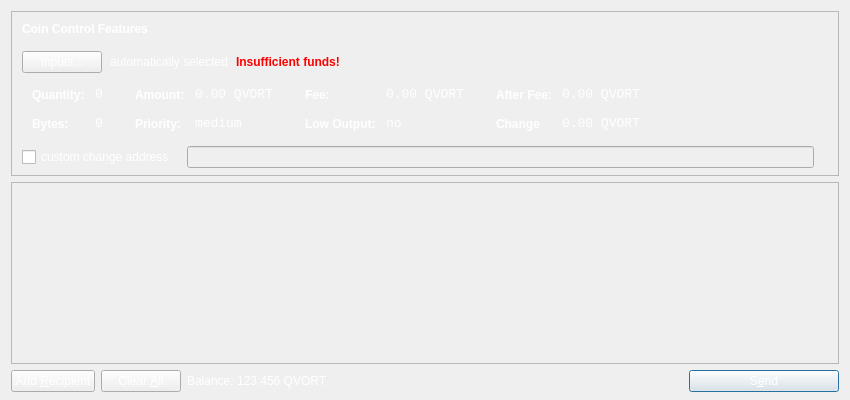
<?xml version="1.0" encoding="UTF-8"?>
<ui version="4.0">
 <class>SendCoinsDialog</class>
 <widget class="QDialog" name="SendCoinsDialog">
  <property name="geometry">
   <rect>
    <x>0</x>
    <y>0</y>
    <width>850</width>
    <height>400</height>
   </rect>
  </property>
  <property name="windowTitle">
   <string>Send Coins</string>
  </property>
  <property name="styleSheet">
   <string notr="true">background-image: url(:/images/bkg2);
color: rgb(255, 255, 255);</string>
  </property>
  <layout class="QVBoxLayout" name="verticalLayout" stretch="0,1,0">
   <property name="bottomMargin">
    <number>8</number>
   </property>
   <item>
    <widget class="QFrame" name="frameCoinControl">
     <property name="sizePolicy">
      <sizepolicy hsizetype="Expanding" vsizetype="Expanding">
       <horstretch>0</horstretch>
       <verstretch>0</verstretch>
      </sizepolicy>
     </property>
     <property name="maximumSize">
      <size>
       <width>16777215</width>
       <height>16777215</height>
      </size>
     </property>
     <property name="frameShape">
      <enum>QFrame::StyledPanel</enum>
     </property>
     <property name="frameShadow">
      <enum>QFrame::Sunken</enum>
     </property>
     <layout class="QVBoxLayout" name="verticalLayoutCoinControl2">
      <property name="spacing">
       <number>6</number>
      </property>
      <property name="leftMargin">
       <number>0</number>
      </property>
      <property name="topMargin">
       <number>0</number>
      </property>
      <property name="rightMargin">
       <number>0</number>
      </property>
      <property name="bottomMargin">
       <number>6</number>
      </property>
      <item>
       <layout class="QVBoxLayout" name="verticalLayoutCoinControl" stretch="0,0,0,0,1">
        <property name="spacing">
         <number>0</number>
        </property>
        <property name="leftMargin">
         <number>10</number>
        </property>
        <property name="topMargin">
         <number>10</number>
        </property>
        <item>
         <layout class="QHBoxLayout" name="horizontalLayoutCoinControl1">
          <property name="bottomMargin">
           <number>15</number>
          </property>
          <item>
           <widget class="QLabel" name="labelCoinControlFeatures">
            <property name="sizePolicy">
             <sizepolicy hsizetype="Preferred" vsizetype="Maximum">
              <horstretch>0</horstretch>
              <verstretch>0</verstretch>
             </sizepolicy>
            </property>
            <property name="font">
             <font>
              <weight>75</weight>
              <bold>true</bold>
             </font>
            </property>
            <property name="styleSheet">
             <string notr="true">font-weight:bold;</string>
            </property>
            <property name="text">
             <string>Coin Control Features</string>
            </property>
           </widget>
          </item>
         </layout>
        </item>
        <item>
         <layout class="QHBoxLayout" name="horizontalLayoutCoinControl2" stretch="0,0,0,0">
          <property name="spacing">
           <number>8</number>
          </property>
          <property name="bottomMargin">
           <number>10</number>
          </property>
          <item>
           <widget class="QPushButton" name="pushButtonCoinControl">
            <property name="styleSheet">
             <string notr="true"/>
            </property>
            <property name="text">
             <string>Inputs...</string>
            </property>
           </widget>
          </item>
          <item>
           <widget class="QLabel" name="labelCoinControlAutomaticallySelected">
            <property name="text">
             <string>automatically selected</string>
            </property>
            <property name="margin">
             <number>5</number>
            </property>
           </widget>
          </item>
          <item>
           <widget class="QLabel" name="labelCoinControlInsuffFunds">
            <property name="font">
             <font>
              <weight>75</weight>
              <bold>true</bold>
             </font>
            </property>
            <property name="styleSheet">
             <string notr="true">color:red;font-weight:bold;</string>
            </property>
            <property name="text">
             <string>Insufficient funds!</string>
            </property>
            <property name="margin">
             <number>5</number>
            </property>
           </widget>
          </item>
          <item>
           <spacer name="horizontalSpacerCoinControl">
            <property name="orientation">
             <enum>Qt::Horizontal</enum>
            </property>
            <property name="sizeHint" stdset="0">
             <size>
              <width>40</width>
              <height>1</height>
             </size>
            </property>
           </spacer>
          </item>
         </layout>
        </item>
        <item>
         <widget class="QWidget" name="widgetCoinControl" native="true">
          <property name="sizePolicy">
           <sizepolicy hsizetype="Preferred" vsizetype="Preferred">
            <horstretch>0</horstretch>
            <verstretch>0</verstretch>
           </sizepolicy>
          </property>
          <property name="minimumSize">
           <size>
            <width>0</width>
            <height>0</height>
           </size>
          </property>
          <property name="styleSheet">
           <string notr="true"/>
          </property>
          <layout class="QHBoxLayout" name="horizontalLayoutCoinControl5">
           <property name="leftMargin">
            <number>0</number>
           </property>
           <property name="topMargin">
            <number>0</number>
           </property>
           <property name="rightMargin">
            <number>0</number>
           </property>
           <property name="bottomMargin">
            <number>0</number>
           </property>
           <item>
            <layout class="QHBoxLayout" name="horizontalLayoutCoinControl3" stretch="0,0,0,1">
             <property name="spacing">
              <number>20</number>
             </property>
             <property name="topMargin">
              <number>0</number>
             </property>
             <property name="bottomMargin">
              <number>10</number>
             </property>
             <item>
              <layout class="QFormLayout" name="formLayoutCoinControl1">
               <property name="horizontalSpacing">
                <number>10</number>
               </property>
               <property name="verticalSpacing">
                <number>14</number>
               </property>
               <property name="leftMargin">
                <number>10</number>
               </property>
               <property name="topMargin">
                <number>4</number>
               </property>
               <property name="rightMargin">
                <number>6</number>
               </property>
               <item row="0" column="0">
                <widget class="QLabel" name="labelCoinControlQuantityText">
                 <property name="styleSheet">
                  <string notr="true">font-weight:bold;</string>
                 </property>
                 <property name="text">
                  <string>Quantity:</string>
                 </property>
                 <property name="margin">
                  <number>0</number>
                 </property>
                </widget>
               </item>
               <item row="0" column="1">
                <widget class="QLabel" name="labelCoinControlQuantity">
                 <property name="font">
                  <font>
                   <family>Monospace</family>
                   <pointsize>10</pointsize>
                  </font>
                 </property>
                 <property name="cursor">
                  <cursorShape>IBeamCursor</cursorShape>
                 </property>
                 <property name="contextMenuPolicy">
                  <enum>Qt::ActionsContextMenu</enum>
                 </property>
                 <property name="text">
                  <string>0</string>
                 </property>
                 <property name="margin">
                  <number>0</number>
                 </property>
                 <property name="textInteractionFlags">
                  <set>Qt::LinksAccessibleByMouse|Qt::TextSelectableByKeyboard|Qt::TextSelectableByMouse</set>
                 </property>
                </widget>
               </item>
               <item row="1" column="0">
                <widget class="QLabel" name="labelCoinControlBytesText">
                 <property name="styleSheet">
                  <string notr="true">font-weight:bold;</string>
                 </property>
                 <property name="text">
                  <string>Bytes:</string>
                 </property>
                </widget>
               </item>
               <item row="1" column="1">
                <widget class="QLabel" name="labelCoinControlBytes">
                 <property name="font">
                  <font>
                   <family>Monospace</family>
                   <pointsize>10</pointsize>
                  </font>
                 </property>
                 <property name="cursor">
                  <cursorShape>IBeamCursor</cursorShape>
                 </property>
                 <property name="contextMenuPolicy">
                  <enum>Qt::ActionsContextMenu</enum>
                 </property>
                 <property name="text">
                  <string>0</string>
                 </property>
                 <property name="textInteractionFlags">
                  <set>Qt::LinksAccessibleByMouse|Qt::TextSelectableByKeyboard|Qt::TextSelectableByMouse</set>
                 </property>
                </widget>
               </item>
              </layout>
             </item>
             <item>
              <layout class="QFormLayout" name="formLayoutCoinControl2">
               <property name="horizontalSpacing">
                <number>10</number>
               </property>
               <property name="verticalSpacing">
                <number>14</number>
               </property>
               <property name="leftMargin">
                <number>6</number>
               </property>
               <property name="topMargin">
                <number>4</number>
               </property>
               <property name="rightMargin">
                <number>6</number>
               </property>
               <item row="0" column="0">
                <widget class="QLabel" name="labelCoinControlAmountText">
                 <property name="styleSheet">
                  <string notr="true">font-weight:bold;</string>
                 </property>
                 <property name="text">
                  <string>Amount:</string>
                 </property>
                 <property name="margin">
                  <number>0</number>
                 </property>
                </widget>
               </item>
               <item row="0" column="1">
                <widget class="QLabel" name="labelCoinControlAmount">
                 <property name="font">
                  <font>
                   <family>Monospace</family>
                   <pointsize>10</pointsize>
                  </font>
                 </property>
                 <property name="cursor">
                  <cursorShape>IBeamCursor</cursorShape>
                 </property>
                 <property name="contextMenuPolicy">
                  <enum>Qt::ActionsContextMenu</enum>
                 </property>
                 <property name="text">
                  <string>0.00 QVORT</string>
                 </property>
                 <property name="textInteractionFlags">
                  <set>Qt::LinksAccessibleByMouse|Qt::TextSelectableByKeyboard|Qt::TextSelectableByMouse</set>
                 </property>
                </widget>
               </item>
               <item row="1" column="0">
                <widget class="QLabel" name="labelCoinControlPriorityText">
                 <property name="styleSheet">
                  <string notr="true">font-weight:bold;</string>
                 </property>
                 <property name="text">
                  <string>Priority:</string>
                 </property>
                </widget>
               </item>
               <item row="1" column="1">
                <widget class="QLabel" name="labelCoinControlPriority">
                 <property name="font">
                  <font>
                   <family>Monospace</family>
                   <pointsize>10</pointsize>
                  </font>
                 </property>
                 <property name="cursor">
                  <cursorShape>IBeamCursor</cursorShape>
                 </property>
                 <property name="contextMenuPolicy">
                  <enum>Qt::ActionsContextMenu</enum>
                 </property>
                 <property name="text">
                  <string>medium</string>
                 </property>
                 <property name="textInteractionFlags">
                  <set>Qt::LinksAccessibleByMouse|Qt::TextSelectableByKeyboard|Qt::TextSelectableByMouse</set>
                 </property>
                </widget>
               </item>
              </layout>
             </item>
             <item>
              <layout class="QFormLayout" name="formLayoutCoinControl3">
               <property name="horizontalSpacing">
                <number>10</number>
               </property>
               <property name="verticalSpacing">
                <number>14</number>
               </property>
               <property name="leftMargin">
                <number>6</number>
               </property>
               <property name="topMargin">
                <number>4</number>
               </property>
               <property name="rightMargin">
                <number>6</number>
               </property>
               <item row="0" column="0">
                <widget class="QLabel" name="labelCoinControlFeeText">
                 <property name="styleSheet">
                  <string notr="true">font-weight:bold;</string>
                 </property>
                 <property name="text">
                  <string>Fee:</string>
                 </property>
                 <property name="margin">
                  <number>0</number>
                 </property>
                </widget>
               </item>
               <item row="0" column="1">
                <widget class="QLabel" name="labelCoinControlFee">
                 <property name="font">
                  <font>
                   <family>Monospace</family>
                   <pointsize>10</pointsize>
                  </font>
                 </property>
                 <property name="cursor">
                  <cursorShape>IBeamCursor</cursorShape>
                 </property>
                 <property name="contextMenuPolicy">
                  <enum>Qt::ActionsContextMenu</enum>
                 </property>
                 <property name="text">
                  <string>0.00 QVORT</string>
                 </property>
                 <property name="textInteractionFlags">
                  <set>Qt::LinksAccessibleByMouse|Qt::TextSelectableByKeyboard|Qt::TextSelectableByMouse</set>
                 </property>
                </widget>
               </item>
               <item row="1" column="0">
                <widget class="QLabel" name="labelCoinControlLowOutputText">
                 <property name="styleSheet">
                  <string notr="true">font-weight:bold;</string>
                 </property>
                 <property name="text">
                  <string>Low Output:</string>
                 </property>
                </widget>
               </item>
               <item row="1" column="1">
                <widget class="QLabel" name="labelCoinControlLowOutput">
                 <property name="font">
                  <font>
                   <family>Monospace</family>
                   <pointsize>10</pointsize>
                  </font>
                 </property>
                 <property name="cursor">
                  <cursorShape>IBeamCursor</cursorShape>
                 </property>
                 <property name="contextMenuPolicy">
                  <enum>Qt::ActionsContextMenu</enum>
                 </property>
                 <property name="text">
                  <string>no</string>
                 </property>
                 <property name="textInteractionFlags">
                  <set>Qt::LinksAccessibleByMouse|Qt::TextSelectableByKeyboard|Qt::TextSelectableByMouse</set>
                 </property>
                </widget>
               </item>
              </layout>
             </item>
             <item>
              <layout class="QFormLayout" name="formLayoutCoinControl4">
               <property name="horizontalSpacing">
                <number>10</number>
               </property>
               <property name="verticalSpacing">
                <number>14</number>
               </property>
               <property name="leftMargin">
                <number>6</number>
               </property>
               <property name="topMargin">
                <number>4</number>
               </property>
               <property name="rightMargin">
                <number>6</number>
               </property>
               <item row="0" column="0">
                <widget class="QLabel" name="labelCoinControlAfterFeeText">
                 <property name="styleSheet">
                  <string notr="true">font-weight:bold;</string>
                 </property>
                 <property name="text">
                  <string>After Fee:</string>
                 </property>
                 <property name="margin">
                  <number>0</number>
                 </property>
                </widget>
               </item>
               <item row="0" column="1">
                <widget class="QLabel" name="labelCoinControlAfterFee">
                 <property name="font">
                  <font>
                   <family>Monospace</family>
                   <pointsize>10</pointsize>
                  </font>
                 </property>
                 <property name="cursor">
                  <cursorShape>IBeamCursor</cursorShape>
                 </property>
                 <property name="contextMenuPolicy">
                  <enum>Qt::ActionsContextMenu</enum>
                 </property>
                 <property name="text">
                  <string>0.00 QVORT</string>
                 </property>
                 <property name="textInteractionFlags">
                  <set>Qt::LinksAccessibleByMouse|Qt::TextSelectableByKeyboard|Qt::TextSelectableByMouse</set>
                 </property>
                </widget>
               </item>
               <item row="1" column="0">
                <widget class="QLabel" name="labelCoinControlChangeText">
                 <property name="styleSheet">
                  <string notr="true">font-weight:bold;</string>
                 </property>
                 <property name="text">
                  <string>Change</string>
                 </property>
                </widget>
               </item>
               <item row="1" column="1">
                <widget class="QLabel" name="labelCoinControlChange">
                 <property name="font">
                  <font>
                   <family>Monospace</family>
                   <pointsize>10</pointsize>
                  </font>
                 </property>
                 <property name="cursor">
                  <cursorShape>IBeamCursor</cursorShape>
                 </property>
                 <property name="contextMenuPolicy">
                  <enum>Qt::ActionsContextMenu</enum>
                 </property>
                 <property name="text">
                  <string>0.00 QVORT</string>
                 </property>
                 <property name="textInteractionFlags">
                  <set>Qt::LinksAccessibleByMouse|Qt::TextSelectableByKeyboard|Qt::TextSelectableByMouse</set>
                 </property>
                </widget>
               </item>
              </layout>
             </item>
            </layout>
           </item>
          </layout>
         </widget>
        </item>
        <item>
         <layout class="QHBoxLayout" name="horizontalLayoutCoinControl4" stretch="0,0,0">
          <property name="spacing">
           <number>12</number>
          </property>
          <property name="sizeConstraint">
           <enum>QLayout::SetDefaultConstraint</enum>
          </property>
          <property name="topMargin">
           <number>5</number>
          </property>
          <property name="rightMargin">
           <number>5</number>
          </property>
          <item>
           <widget class="QCheckBox" name="checkBoxCoinControlChange">
            <property name="text">
             <string>custom change address</string>
            </property>
           </widget>
          </item>
          <item>
           <widget class="QLineEdit" name="lineEditCoinControlChange">
            <property name="enabled">
             <bool>false</bool>
            </property>
            <property name="sizePolicy">
             <sizepolicy hsizetype="Expanding" vsizetype="Fixed">
              <horstretch>0</horstretch>
              <verstretch>0</verstretch>
             </sizepolicy>
            </property>
           </widget>
          </item>
          <item>
           <widget class="QLabel" name="labelCoinControlChangeLabel">
            <property name="sizePolicy">
             <sizepolicy hsizetype="Preferred" vsizetype="Expanding">
              <horstretch>0</horstretch>
              <verstretch>0</verstretch>
             </sizepolicy>
            </property>
            <property name="minimumSize">
             <size>
              <width>0</width>
              <height>0</height>
             </size>
            </property>
            <property name="text">
             <string/>
            </property>
            <property name="margin">
             <number>3</number>
            </property>
           </widget>
          </item>
         </layout>
        </item>
        <item>
         <spacer name="verticalSpacerCoinControl">
          <property name="orientation">
           <enum>Qt::Vertical</enum>
          </property>
          <property name="sizeHint" stdset="0">
           <size>
            <width>800</width>
            <height>1</height>
           </size>
          </property>
         </spacer>
        </item>
       </layout>
      </item>
     </layout>
    </widget>
   </item>
   <item>
    <widget class="QScrollArea" name="scrollArea">
     <property name="widgetResizable">
      <bool>true</bool>
     </property>
     <widget class="QWidget" name="scrollAreaWidgetContents">
      <property name="geometry">
       <rect>
        <x>0</x>
        <y>0</y>
        <width>830</width>
        <height>172</height>
       </rect>
      </property>
      <layout class="QVBoxLayout" name="verticalLayout_2">
       <property name="leftMargin">
        <number>0</number>
       </property>
       <property name="topMargin">
        <number>0</number>
       </property>
       <property name="rightMargin">
        <number>0</number>
       </property>
       <property name="bottomMargin">
        <number>0</number>
       </property>
       <item>
        <layout class="QVBoxLayout" name="entries">
         <property name="spacing">
          <number>6</number>
         </property>
        </layout>
       </item>
       <item>
        <spacer name="verticalSpacer">
         <property name="orientation">
          <enum>Qt::Vertical</enum>
         </property>
         <property name="sizeHint" stdset="0">
          <size>
           <width>20</width>
           <height>40</height>
          </size>
         </property>
        </spacer>
       </item>
      </layout>
     </widget>
    </widget>
   </item>
   <item>
    <layout class="QHBoxLayout" name="horizontalLayout">
     <item>
      <widget class="QPushButton" name="addButton">
       <property name="toolTip">
        <string>Send to multiple recipients at once</string>
       </property>
       <property name="text">
        <string>Add &amp;Recipient</string>
       </property>
       <property name="icon">
        <iconset resource="../bitcoin.qrc">
         <normaloff>:/icons/add</normaloff>:/icons/add</iconset>
       </property>
       <property name="autoDefault">
        <bool>false</bool>
       </property>
      </widget>
     </item>
     <item>
      <widget class="QPushButton" name="clearButton">
       <property name="sizePolicy">
        <sizepolicy hsizetype="Minimum" vsizetype="Fixed">
         <horstretch>0</horstretch>
         <verstretch>0</verstretch>
        </sizepolicy>
       </property>
       <property name="toolTip">
        <string>Remove all transaction fields</string>
       </property>
       <property name="text">
        <string>Clear &amp;All</string>
       </property>
       <property name="icon">
        <iconset resource="../bitcoin.qrc">
         <normaloff>:/icons/remove</normaloff>:/icons/remove</iconset>
       </property>
       <property name="autoRepeatDelay">
        <number>300</number>
       </property>
       <property name="autoDefault">
        <bool>false</bool>
       </property>
      </widget>
     </item>
     <item>
      <layout class="QHBoxLayout" name="horizontalLayout_2">
       <property name="spacing">
        <number>3</number>
       </property>
       <item>
        <widget class="QLabel" name="label">
         <property name="sizePolicy">
          <sizepolicy hsizetype="Preferred" vsizetype="Fixed">
           <horstretch>0</horstretch>
           <verstretch>0</verstretch>
          </sizepolicy>
         </property>
         <property name="text">
          <string>Balance:</string>
         </property>
        </widget>
       </item>
       <item>
        <widget class="QLabel" name="labelBalance">
         <property name="sizePolicy">
          <sizepolicy hsizetype="Preferred" vsizetype="Fixed">
           <horstretch>0</horstretch>
           <verstretch>0</verstretch>
          </sizepolicy>
         </property>
         <property name="cursor">
          <cursorShape>IBeamCursor</cursorShape>
         </property>
         <property name="text">
          <string>123.456 QVORT</string>
         </property>
         <property name="textInteractionFlags">
          <set>Qt::LinksAccessibleByMouse|Qt::TextSelectableByKeyboard|Qt::TextSelectableByMouse</set>
         </property>
        </widget>
       </item>
      </layout>
     </item>
     <item>
      <spacer name="horizontalSpacer">
       <property name="orientation">
        <enum>Qt::Horizontal</enum>
       </property>
       <property name="sizeHint" stdset="0">
        <size>
         <width>40</width>
         <height>20</height>
        </size>
       </property>
      </spacer>
     </item>
     <item>
      <widget class="QPushButton" name="sendButton">
       <property name="minimumSize">
        <size>
         <width>150</width>
         <height>0</height>
        </size>
       </property>
       <property name="toolTip">
        <string>Confirm the send action</string>
       </property>
       <property name="text">
        <string>S&amp;end</string>
       </property>
       <property name="icon">
        <iconset resource="../bitcoin.qrc">
         <normaloff>:/icons/send</normaloff>:/icons/send</iconset>
       </property>
       <property name="default">
        <bool>true</bool>
       </property>
      </widget>
     </item>
    </layout>
   </item>
  </layout>
 </widget>
 <resources>
  <include location="../bitcoin.qrc"/>
 </resources>
 <connections/>
</ui>
